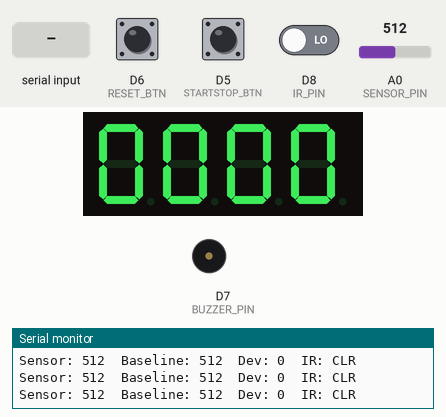
Recording of a sketch running on a simulated ESP8266 (NodeMCU). Parts: 4-digit seven-segment display, buzzer (waves = sounding, pin HIGH), the last lines printed to the serial monitor. The inputs (shaded band) are chosen by the test bench; at power-on: D5 (STARTSTOP_BTN) HIGH, A0 (SENSOR_PIN) = 512, D6 (RESET_BTN) HIGH, D8 (IR_PIN) LOW. WiFi joins after 1.5 s; servers stay silent unless stated.

Above: at 12.2 s.
12.3 s: D5 (STARTSTOP_BTN) pulled LOW for 1 s
At 12.48 s:
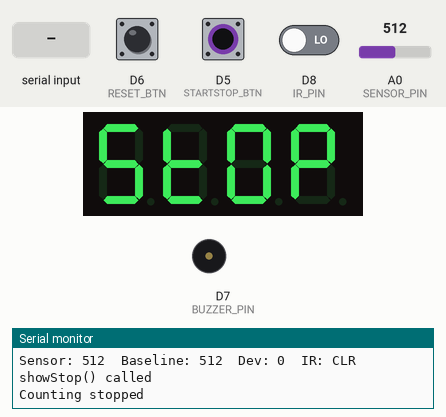
14.8 s: A0 (SENSOR_PIN) set to 716
At 15.3 s:
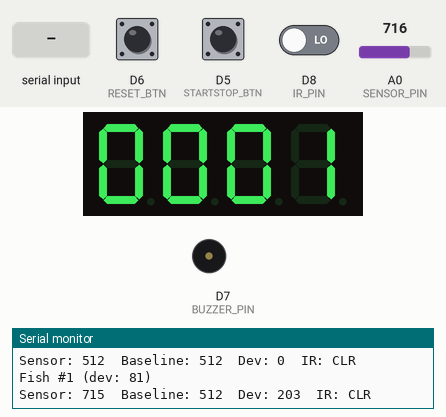
16.3 s: "ADD\n" received over Serial
At 16.8 s:
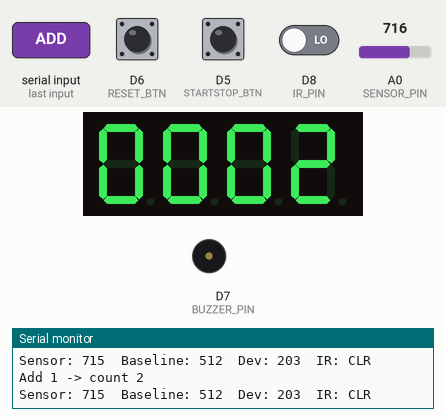
17.8 s: "ADD90\n" received over Serial
At 19.0 s:
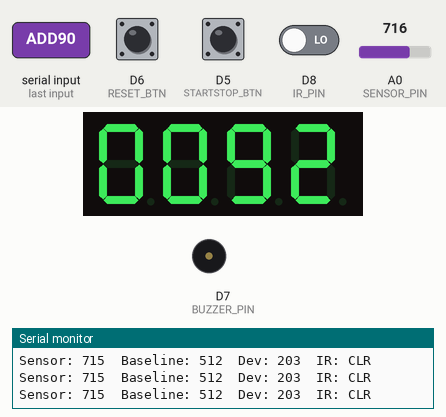
19.3 s: D6 (RESET_BTN) pulled LOW for 0.15 s
At 20.3 s:
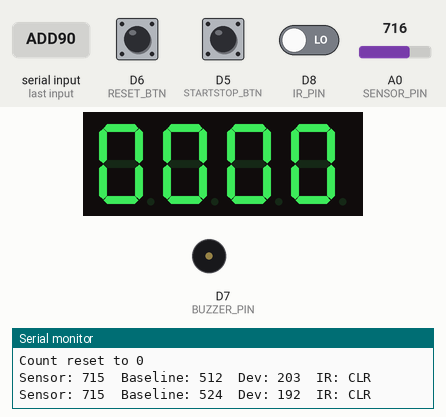
Timing chart, 0 to 22.3 s (numbered marks = the images above; inputs shaded):
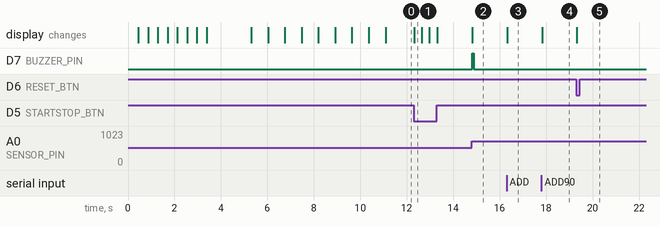

The sketch:

firsh_counter.ino
```cpp
/*
  Fish Counter — Resistivity Gate
  Counts small tilapia fingerlings passing through a 12 mm tube.

  Hardware : NodeMCU v3 (ESP8266 / CH340)
             Conductivity gate  (envelope → A0)
                 - 2x 316 stainless ring electrodes in the bore
                 - TLC555 ~2 kHz AC drive, BAT43 envelope detector,
                   MCP6002 buffer (see diagrams/resistivity_sensor.md)
             TM1637  – 4-digit display (CLK → D1, DIO → D2)
             Buzzer  – active buzzer   (+ → D7, - → GND)
             Start/Stop btn           (D5 → GND, INPUT_PULLUP)
             LM2596  – buck converter  (set to 5 V)

  Logic    : A0 reads the rectified conductivity level across the
             electrode gap. The code learns the clear-water baseline
             continuously; when a fish enters the gap the reading
             deviates from baseline by more than DETECT_DELTA (either
             direction) → counter increments, then waits for the gap
             to read clear again (re-arm + debounce) before counting.

  WiFi     : On first boot, creates AP "LaserCounter-Setup".
             Connect to it and enter your WiFi credentials.
             Once connected, visit the device IP for a live dashboard.

  Libraries needed (install via Arduino Library Manager):
    - TM1637Display  by Avishay Orpaz
    - WiFiManager    by tzapu
*/

#include <TM1637Display.h>
#include <ESP8266WiFi.h>
#include "wifi_dashboard.h"
#include "wifi_setup.h"

// ── Pin definitions ────────────────────────────────────────────
#define CLK_PIN   D1    // TM1637 clock
#define DIO_PIN   D2    // TM1637 data
#define SENSOR_PIN A0   // conductivity envelope from the electrode gate

// Optional reset button (connect between D6 and GND, uses INPUT_PULLUP)
#define RESET_BTN D6
#define BUZZER_PIN D7   // active buzzer (+ → D7, - → GND)
#define STARTSTOP_BTN D5  // start/stop toggle (D5 → GND, INPUT_PULLUP)
#define IR_PIN D8         // reflective IR sensor: LOW = obstacle detected

const int BEEP_MS = 50; // buzzer beep duration on each count

// ── Tunable constants ──────────────────────────────────────────
// Detection uses a self-calibrating baseline instead of a fixed
// threshold: the code learns the clear-water reading continuously,
// then counts when the live reading deviates from it by DETECT_DELTA
// (in EITHER direction — a fish may raise or lower conductivity).
// This cancels out drift from water temperature / salinity.
// Tuning: with no fish, set the Rs trimpot so A0 sits mid-scale, then
// watch the serial "Dev" value for an empty gap vs. a fish in the gap
// and set DETECT_DELTA between them. Lower it to catch fainter fish;
// raise it if water ripple / bubbles cause false counts.
const int DETECT_DELTA   = 60;   // min deviation from baseline to count
const int DEBOUNCE_MS    = 200;   // ms to wait after a count before re-arming
const int REARM_MS       = 80;    // gap must read clear this long before re-arming
const float BASE_ALPHA   = 0.02;  // baseline adaptation rate (0-1, higher = faster)
const float SENSOR_ALPHA = 0.4;  // sensor noise filter (0-1, lower = smoother)

// ── Globals ───────────────────────────────────────────────────
TM1637Display display(CLK_PIN, DIO_PIN);

int  count        = 0;
bool fishInGate   = false;          // true while a fish is in the gate
bool running      = true;
bool irDetected   = false;          // reflective IR sensor state
unsigned long lastCountTime = 0;
unsigned long clearSince    = 0;    // when the gap last read clear (for re-arm)
int  lastSensorVal = 0;
float baseline     = 0;             // self-calibrating clear-water reading
unsigned long brokenSince = 0;      // anti-stuck timer: when "broken" state began

// Non-blocking buzzer state
bool buzzerActive = false;
unsigned long buzzerStart = 0;

// EMA filter state for sensor noise reduction
float filteredSensor = 0;
bool filteredSensorInit = false;

void showStop() {
  Serial.println("showStop() called");
  const uint8_t seg[] = {0x6D, 0x78, 0x3F, 0x73}; // S t O P
  display.setSegments(seg, 4, 0);
}

void updateDisplay(int val) {
  if (running) {
    display.showNumberDec(val, true, 4);
  } else {
    showStop();
  }
}

// ── Setup ─────────────────────────────────────────────────────
void setup() {
  Serial.begin(115200);

  pinMode(RESET_BTN, INPUT_PULLUP);
  pinMode(STARTSTOP_BTN, INPUT_PULLUP);
  pinMode(IR_PIN, INPUT);
  pinMode(BUZZER_PIN, OUTPUT);
  digitalWrite(BUZZER_PIN, LOW);

  display.setBrightness(7);       // 0 (dim) – 7 (brightest)

  // ── Boot countdown ──────────────────────────────────────────
  for (int i = 8; i >= 0; i--) {
    display.showNumberDec(i * 1111, false, 4);
    delay(400);
  }

  // Seed the baseline with the current clear-water reading
  baseline = analogRead(SENSOR_PIN);

  // ── WiFi + web dashboard ─────────────────────────────────────
  wifiSetup(RESET_BTN);
  webServerSetup(count, fishInGate, running, lastSensorVal, irDetected, updateDisplay);

  // ── Show IP on display ───────────────────────────────────────
  if (WiFi.isConnected()) {
    IPAddress ip = WiFi.localIP();
    for (int cycle = 0; cycle < 2; cycle++) {
      for (int octet = 0; octet < 4; octet++) {
        if (octet < 3) {
          display.showNumberDecEx(ip[octet], 0x01, false, 4); // dot on rightmost digit
        } else {
          display.showNumberDec(ip[octet], false, 4);
        }
        delay(700);
      }
    }
  }
  display.showNumberDec(count, true, 4);

  Serial.println("Fish counter ready.");
  Serial.println("Pass a fish through the gate to tune DETECT_DELTA.");
  addLog("Fish counter ready");
}

// ── Main loop ─────────────────────────────────────────────────
void loop() {

  // ── Start/Stop button ────────────────────────────────────
  if (digitalRead(STARTSTOP_BTN) == LOW) {
    running = !running;
    if (running) {
      display.showNumberDec(count, true, 4);
    } else {
      showStop();
    }
    Serial.println(running ? "Counting started" : "Counting stopped");
    addLog(running ? "Counting started (button)" : "Counting stopped (button)");
    delay(300);   // simple button debounce
  }

  // ── Reset button ──────────────────────────────────────────
    if (digitalRead(RESET_BTN) == LOW) {
    count = 0;
    display.showNumberDec(0, true, 4);
    Serial.println("Count reset to 0");
    addLog("Count reset (button)");
    delay(300);   // simple button debounce
  }

  // ── Serial commands ────────────────────────────────────────
  if (Serial.available()) {
    String cmd = Serial.readStringUntil('\n');
    cmd.trim();
    if (cmd.equalsIgnoreCase("RESETWIFI") || cmd.equalsIgnoreCase("CLEARWIFI")) {
      clearWifiSettings();
    } else if (cmd.startsWith("ADD")) {
      int n = cmd.substring(3).toInt();
      if (n < 1) n = 1;
      count += n;
      if (count > 9999) count = 0;
      display.showNumberDec(count, true, 4);
      char logMsg[32];
      snprintf(logMsg, sizeof(logMsg), "Add %d -> count %d", n, count);
      Serial.println(logMsg);
      addLog(logMsg);
    }
  }

  // ── Handle web clients ──────────────────────────────────────
  handleSSEClients();

  // ── Read sensor with EMA noise filter ─────────────────────
  int rawVal = analogRead(SENSOR_PIN);
  if (!filteredSensorInit) {
    filteredSensor = rawVal;
    filteredSensorInit = true;
  }
  filteredSensor += (rawVal - filteredSensor) * SENSOR_ALPHA;
  int sensorVal = (int)filteredSensor;
  lastSensorVal = sensorVal;
  unsigned long now = millis();

  // ── Read reflective IR sensor ─────────────────────────────────
  irDetected = (digitalRead(IR_PIN) == HIGH);

  // ── Fish detection: deviation from self-calibrating baseline ─
  // A fish in the gate shifts conductivity away from the learned
  // clear-water baseline in either direction.
  int deviation = abs(sensorVal - (int)baseline);
  bool currentlyBroken = (deviation > DETECT_DELTA);

  if (running && currentlyBroken && !fishInGate) {
    // Rising edge: a fish just entered the gate
    if (now - lastCountTime > DEBOUNCE_MS) {
      count++;
      lastCountTime = now;

      // Cap at 9999 for 4-digit display
      if (count > 9999) count = 0;

      display.showNumberDec(count, true, 4);
      digitalWrite(BUZZER_PIN, HIGH);
      buzzerActive = true;
      buzzerStart = millis();
      char logMsg[48];
      snprintf(logMsg, sizeof(logMsg), "Fish #%d (dev: %d)", count, deviation);
      Serial.println(logMsg);
      addLog(logMsg);
    }
    fishInGate = true;
  }

  if (currentlyBroken) {
    clearSince = 0;                       // fish present: not clear
    // ── Anti-stuck: if sensor has been consistently "broken" for
  //     ≥ 5 s the baseline is probably wrong (no fish is that long).
  //     Slowly drift it so the system can recover on its own.
    if (brokenSince == 0) brokenSince = now;
    if (now - brokenSince > 5000) {
      baseline += (sensorVal - baseline) * 0.001;  // very slow creep
    }
  } else {
    brokenSince = 0;  // reset anti-stuck timer — gap is clear
    // Gap clear: adapt the baseline toward the clear-water reading and
    // re-arm only after it has stayed clear for REARM_MS (so one fish's
    // head/body/tail isn't counted as several).
    baseline += (sensorVal - baseline) * BASE_ALPHA;
    if (clearSince == 0) clearSince = now;
    if (now - clearSince > REARM_MS) fishInGate = false;
  }

  // ── Non-blocking buzzer off ──────────────────────────────────
  if (buzzerActive && (millis() - buzzerStart >= BEEP_MS)) {
    digitalWrite(BUZZER_PIN, LOW);
    buzzerActive = false;
  }

  // Debug: print sensor, baseline and deviation every 500 ms.
  // Use this to pick DETECT_DELTA: compare Dev with an empty gap vs.
  // a fish in the gate, then set DETECT_DELTA between them.
  static unsigned long lastPrint = 0;
  if (millis() - lastPrint > 500) {
    Serial.print("Sensor: ");
    Serial.print(sensorVal);
    Serial.print("  Baseline: ");
    Serial.print((int)baseline);
    Serial.print("  Dev: ");
    Serial.print(deviation);
    Serial.print("  IR: ");
    Serial.println(irDetected ? "OBST" : "CLR");
    lastPrint = millis();
  }

  delay(5);
}
```

wifi_dashboard.h
```cpp
#ifndef WIFI_DASHBOARD_H
#define WIFI_DASHBOARD_H

#include <ESPAsyncWebServer.h>

extern AsyncWebServer server;
extern AsyncEventSource events;

void webServerSetup(int &count, bool &fishInGate, bool &running, int &lastSensorVal, bool &irDetected, void (*updateDisplay)(int));
void addLog(const char *msg);
void handleSSEClients();

#endif
```

wifi_setup.cpp
```cpp
#include "wifi_setup.h"
#include <ESP8266WiFi.h>
#include <WiFiManager.h>

void clearWifiSettings() {
  WiFiManager wm;
  wm.resetSettings();
  Serial.println("WiFi credentials cleared via serial — restarting");
  delay(1000);
  ESP.restart();
}

void wifiSetup(int resetBtnPin) {
  WiFiManager wm;
  if (digitalRead(resetBtnPin) == LOW) {
    Serial.println("Reset button held – clearing WiFi credentials");
    wm.resetSettings();
  }
  wm.setConnectTimeout(10);
  wm.setConfigPortalTimeout(180);
  wm.setCaptivePortalEnable(false);
  if (!wm.autoConnect("FishCounter-Setup")) {
    Serial.println("WiFi not configured – running offline");
  } else {
    Serial.print("Connected! IP: ");
    Serial.println(WiFi.localIP());
  }
}
```

wifi_setup.h
```cpp
#ifndef WIFI_SETUP_H
#define WIFI_SETUP_H

// WiFiManager uses ESP8266WebServer internally — keep it in its own
// compilation unit so the enum doesn't clash with ESPAsyncWebServer.

void wifiSetup(int resetBtnPin);
void clearWifiSettings();

#endif
```

Source omitted: wifi_dashboard.cpp (8847 bytes)

Measured:
- after the input at 12.3 s, the display: changes at once (image 1)
- after the input at 14.8 s, D7 (BUZZER_PIN): LOW → HIGH at once, → LOW 0.05 s later; the display: changes at once (image 2)
- after the input at 16.3 s, the display: changes at once (image 3)
- after the input at 17.8 s, the display: changes at once (image 4)
- after the input at 19.3 s, the display: changes at once (image 5)
